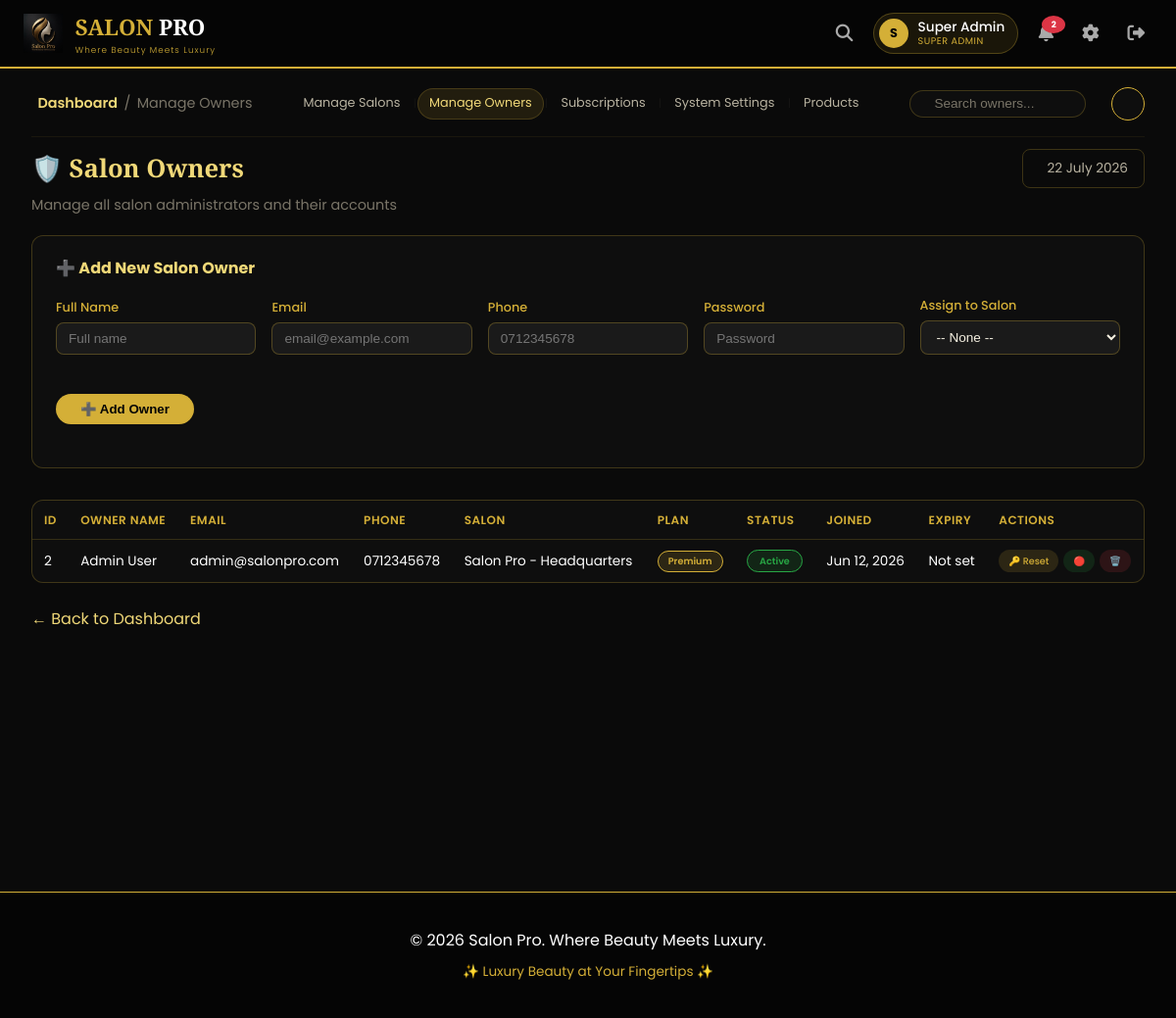
Page /super_admin/admins.php (signed in) on the committed database.
### tables this page shows
CREATE TABLE IF NOT EXISTS users (
    id INT AUTO_INCREMENT PRIMARY KEY,
    full_name VARCHAR(100) NOT NULL,
    email VARCHAR(100) UNIQUE NOT NULL,
    phone VARCHAR(20) NOT NULL,
    password VARCHAR(255) NOT NULL,
    role ENUM('admin', 'staff', 'customer', 'super_admin') DEFAULT 'customer',
    is_active BOOLEAN DEFAULT TRUE,
    salon_id INT,
    created_at TIMESTAMP DEFAULT CURRENT_TIMESTAMP
);

CREATE TABLE IF NOT EXISTS salons (
    id INT AUTO_INCREMENT PRIMARY KEY,
    salon_name VARCHAR(100) NOT NULL,
    salon_email VARCHAR(100),
    salon_phone VARCHAR(20),
    address TEXT,
    subscription_plan ENUM('basic', 'premium', 'enterprise') DEFAULT 'basic',
    subscription_status ENUM('active', 'expired', 'suspended') DEFAULT 'active',
    subscription_expiry DATE,
    owner_id INT,
    created_at TIMESTAMP DEFAULT CURRENT_TIMESTAMP,
    FOREIGN KEY (owner_id) REFERENCES users(id)
);

### super_admin/admins.php (the view, shortened to what this page needs)
<?php
require_once '../config/database.php';
$admins_query = "SELECT u.*, s.salon_name
                 FROM users u
                 LEFT JOIN salons s ON u.salon_id = s.id
                 WHERE u.role = 'admin'
                 ORDER BY u.full_name";
$admins_result = mysqli_query($conn, $admins_query);
include '../includes/header.php';
?>
<div class="main-content">
    <div class="sticky-header">
        <div class="top-bar">
            <div class="top-bar-left">
                <div class="breadcrumb">
                    <span class="current">Dashboard</span>
                    <span class="sep">/</span>
                    <span class="sub">Manage Owners</span>
                </div>
            </div>
            <div class="top-bar-center">
                <div class="quick-links">
                    <a href="salons.php" class="qlink"><i class="ti ti-building-store"></i> Manage Salons</a>
                    <span class="link-sep">|</span>
                    <a href="admins.php" class="qlink active"><i class="ti ti-user-shield"></i> Manage Owners</a>
                    <span class="link-sep">|</span>
                    <a href="subscriptions.php" class="qlink"><i class="ti ti-crown"></i> Subscriptions</a>
                    <span class="link-sep">|</span>
                    <a href="settings.php" class="qlink"><i class="ti ti-settings"></i> System Settings</a>
                    <span class="link-sep">|</span>
                    <a href="products.php" class="qlink"><i class="ti ti-box"></i> Products</a>
                </div>
            </div>
            <div class="top-bar-right">
                <div class="search-box">
                    <input type="text" id="globalSearch" placeholder="Search owners...">
                </div>
                <div class="topbar-avatar"><i class="ti ti-crown"></i></div>
            </div>
        </div>
    </div>
    <div class="welcome-row">
        <div>
            <h1>🛡️ Salon Owners</h1>
            <p class="subtitle">Manage all salon administrators and their accounts</p>
        </div>
        <div class="date-badge">
            <i class="ti ti-calendar"></i> <?php echo date('j F Y'); ?>
        </div>
    </div>
    <div class="add-form">
        <h3>➕ Add New Salon Owner</h3>
        <form method="POST">
            <div class="form-row">
                <div class="form-group">
                    <label>Full Name</label>
                    <input type="text" name="full_name" placeholder="Full name" required>
                </div>
                <div class="form-group">
                    <label>Email</label>
                    <input type="email" name="email" placeholder="email@example.com" required>
                </div>
                <div class="form-group">
                    <label>Phone</label>
                    <input type="tel" name="phone" placeholder="0712345678" required>
                </div>
                <div class="form-group">
                    <label>Password</label>
                    <input type="password" name="password" placeholder="Password" required>
                </div>
                <div class="form-group">
                    <label>Assign to Salon</label>
                    <select name="salon_id">
                        <option value="">-- None --</option>
                    </select>
                </div>
                <div class="form-group">
                    <button type="submit" name="add_admin" class="btn-add">➕ Add Owner</button>
                </div>
            </div>
        </form>
    </div>
    <div class="table-wrapper">
        <table>
            <thead>
                <tr>
                    <th>ID</th>
                    <th>Owner Name</th>
                    <th>Email</th>
                    <th>Phone</th>
                    <th>Salon</th>
                    <th>Plan</th>
                    <th>Status</th>
                    <th>Joined</th>
                    <th>Expiry</th>
                    <th>Actions</th>
                </tr>
            </thead>
            <tbody>
                <?php if(mysqli_num_rows($admins_result) > 0): ?>
                    <?php while($admin = mysqli_fetch_assoc($admins_result)):
                        $plan = 'N/A';
                        $expiry = 'Not set';
                        if ($admin['salon_id']) {
                            $plan_query = "SELECT subscription_plan, subscription_expiry FROM salons WHERE id = {$admin['salon_id']}";
                            $plan_result = mysqli_query($conn, $plan_query);
                            if ($plan_data = mysqli_fetch_assoc($plan_result)) {
                                $plan = ucfirst($plan_data['subscription_plan'] ?? 'Basic');
                                $expiry = $plan_data['subscription_expiry'] ? date('M d, Y', strtotime($plan_data['subscription_expiry'])) : 'Not set';
                            }
                        }
                    ?>
                        <tr>
                            <td><?php echo $admin['id']; ?></td>
                            <td><?php echo htmlspecialchars($admin['full_name']); ?></td>
                            <td><?php echo htmlspecialchars($admin['email']); ?></td>
                            <td><?php echo htmlspecialchars($admin['phone']); ?></td>
                            <td><?php echo htmlspecialchars($admin['salon_name'] ?? 'Unassigned'); ?></td>
                            <td><span class="plan-badge <?php echo strtolower($plan); ?>"><?php echo $plan; ?></span></td>
                            <td>
                                <span class="status-badge <?php echo $admin['is_active'] ? 'active' : 'inactive'; ?>">
                                    <?php echo $admin['is_active'] ? 'Active' : 'Inactive'; ?>
                                </span>
                            </td>
                            <td><?php echo date('M d, Y', strtotime($admin['created_at'])); ?></td>
                            <td><?php echo $expiry; ?></td>
                            <td class="action-cell">
                                <a href="admins.php?reset=<?php echo $admin['id']; ?>" class="btn btn-reset" onclick="return confirm('Reset password for <?php echo htmlspecialchars($admin['full_name']); ?>?')">🔑 Reset</a>
                                <a href="admins.php?toggle=<?php echo $admin['id']; ?>" class="btn btn-toggle <?php echo !$admin['is_active'] ? 'inactive' : ''; ?>" onclick="return confirm('Toggle status for <?php echo htmlspecialchars($admin['full_name']); ?>?')">
                                    <?php echo $admin['is_active'] ? '🔴' : '🟢'; ?>
                                </a>
                                <?php if($admin['id'] != $_SESSION['user_id']): ?>
                                    <a href="admins.php?delete=<?php echo $admin['id']; ?>" class="btn btn-delete" onclick="return confirm('Delete <?php echo htmlspecialchars($admin['full_name']); ?>? This cannot be undone.')">🗑️</a>
                                <?php endif; ?>
                            </td>
                        </tr>
                    <?php endwhile; ?>
                <?php endif; ?>
            </tbody>
        </table>
    </div>
    <a href="dashboard.php" class="back-link">← Back to Dashboard</a>
</div>
<?php include '../includes/footer.php'; ?>

### assets/css/style.css (style rules this page uses)
:root { --bg-primary: #0B0B0B; --bg-secondary: #111111; --bg-card: #1A1A1A; --bg-panel: #0E0E0E; --bg-input: #1E1E1E; --emerald: #0F9D58; --emerald-light: #1ABC9C; --emerald-dark: #0B7A3E; --emerald-bg: rgba(15, 157, 88, 0.15); --emerald-border: rgba(15, 157, 88, 0.3); --gold: #D4AF37; --gold-light: #F0D878; --gold-dark: #A3831F; --gold-bg: rgba(212, 175, 55, 0.15); --gold-border: rgba(212, 175, 55, 0.3); --text-primary: #F5F5F5; --text-secondary: #B8B2A0; --text-muted: #7A7568; --success: #28A745; --danger: #E0554A; --warning: #E0A63C; --info: #4A90D9; --border-color: rgba(212, 175, 55, 0.2); --border-emerald: rgba(15, 157, 88, 0.3); --shadow-gold: 0 4px 20px rgba(212, 175, 55, 0.15); --shadow-emerald: 0 4px 20px rgba(15, 157, 88, 0.2); }
* { margin: 0; padding: 0; box-sizing: border-box; }
body { font-family: 'Poppins', 'Segoe UI', Tahoma, Geneva, Verdana, sans-serif; background: var(--bg-primary); color: var(--text-primary); line-height: 1.6; }
.btn { display: inline-block; padding: 10px 24px; border-radius: 50px; font-weight: 600; text-decoration: none; transition: all 0.3s; cursor: pointer; border: none; font-size: 0.95rem; }
.form-group { margin-bottom: 1.5rem; }
.form-group label { display: block; margin-bottom: 0.5rem; color: var(--gold); font-weight: 500; }
.table-wrapper { overflow-x: auto; background: var(--bg-card); border-radius: 15px; padding: 0; border: 1px solid rgba(212, 175, 55, 0.1); }
table { width: 100%; border-collapse: collapse; font-size: 0.9rem; }
th, td { padding: 12px 16px; text-align: left; border-bottom: 1px solid rgba(212, 175, 55, 0.08); }
th { color: var(--gold); font-weight: 600; }
tr:last-child td { border-bottom: none; }
.plan-badge { display: inline-block; padding: 4px 12px; border-radius: 20px; font-size: 0.7rem; font-weight: bold; }

### includes/header.php (style rules this page uses)
* { margin: 0; padding: 0; box-sizing: border-box; }
body { font-family: 'Poppins', sans-serif; background: #0a0a0a; color: #ffffff; line-height: 1.6; }

### rows in the picture
users: id "2", full_name "Admin User", email "admin@salonpro.com", phone "0712345678", salon.salon_name "Salon Pro - Headquarters", salon.subscription_plan "Premium", is_active "Active", created_at "Jun 12, 2026", salon.subscription_expiry "Not set"

### other values in the picture
substr($user_name, 0, 1) "S"
$user_name "Super Admin"
str_replace('_', ' ', $user_role) "SUPER ADMIN"
min($unread_count, 99) "2"
